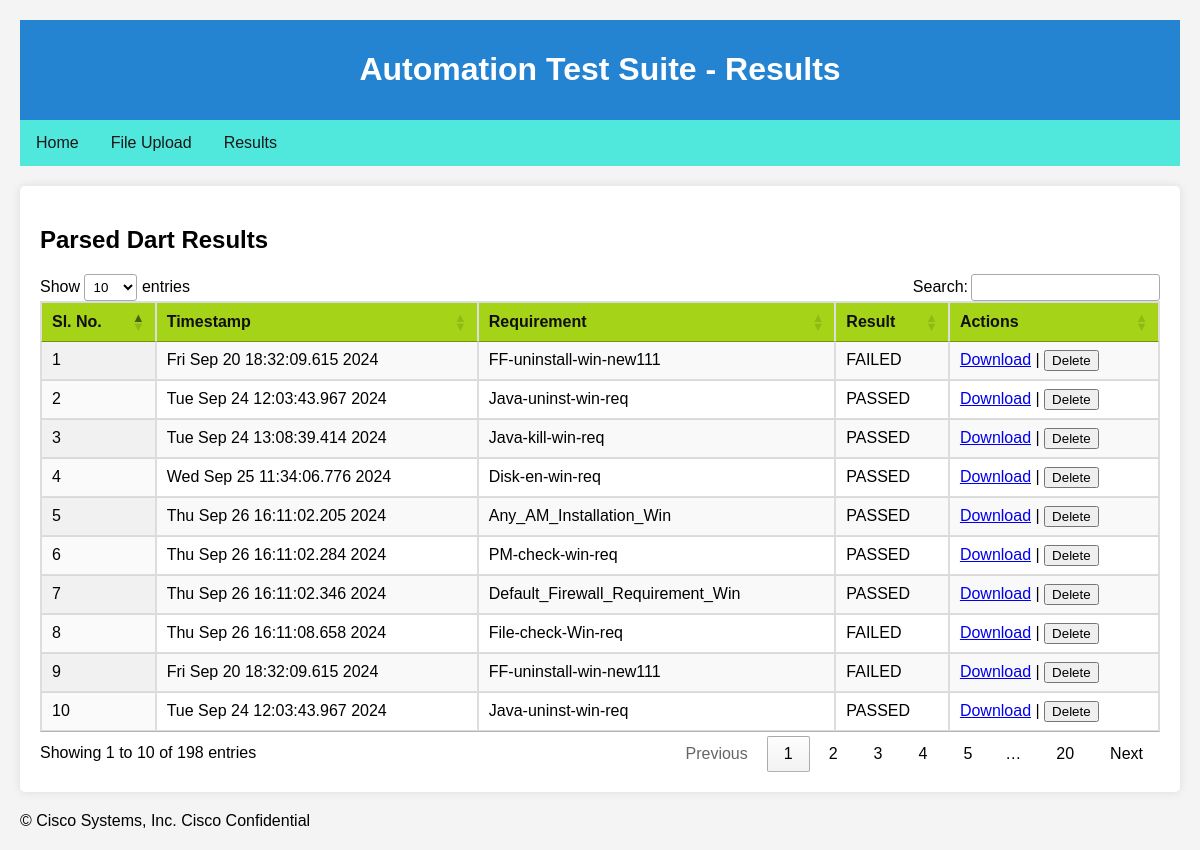
The app's page /results with its own data.
### app111.py (models this page shows, shortened)
class ParsedEntry(db.Model):
    id = db.Column(db.Integer, primary_key=True)
    timestamp = db.Column(db.String(100), nullable=False)
    requirement = db.Column(db.String(300), nullable=False)
    result = db.Column(db.String(50), nullable=False)

### app111.py (the view)
@app.route('/results')
def results():
    entries = ParsedEntry.query.order_by(ParsedEntry.id.desc()).all()
    print(f"Number of entries passed to template: {len(entries)}")  # Debugging
    return render_template('results.html', entries=entries)

### templates/results.html (shortened to what this page needs)
<!DOCTYPE html>
<html lang="en">
<head>
    <link rel="stylesheet" type="text/css" href="{{ url_for('static', filename='css/style.css') }}">
    <link rel="stylesheet" type="text/css" href="https://cdn.datatables.net/1.11.5/css/jquery.dataTables.css">
</head>
<body data-page="results-section">
<header>
    <h1>Automation Test Suite - Results</h1>
</header>
<nav>
    <ul>
        <li><a href="{{ url_for('index') }}">Home</a></li>
        <li><a href="{{ url_for('index') }}">File Upload</a></li>
        <li><a href="{{ url_for('results') }}">Results</a></li>
    </ul>
</nav>
<section id="results-section" class="section-content">
    <h2>Parsed Dart Results</h2>
    <table id="resultsTable" class="display">
        <thead>
            <tr>
                <th>Sl. No.</th>
                <th>Timestamp</th>
                <th>Requirement</th>
                <th>Result</th>
                <th>Actions</th>
            </tr>
        </thead>
        <tbody>
            {% for entry in entries %}
            <tr>
                <td>{{ loop.index }}</td>
                <td>{{ entry.timestamp }}</td>
                <td>{{ entry.requirement }}</td>
                <td>{{ entry.result }}</td>
                <td>
                    <a href="{{ url_for('download_file', entry_id=entry.id) }}">Download</a> |
                    <form action="{{ url_for('delete_entry', entry_id=entry.id) }}" method="POST" style="display:inline;">
                        <button type="submit" onclick="return confirm('Are you sure you want to delete this entry?');">Delete</button>
                    </form>
                </td>
            </tr>
            {% endfor %}
        </tbody>
    </table>
</section>
<footer>
    <p>&copy; Cisco Systems, Inc. Cisco Confidential</p>
</footer>
</body>
</html>

### static/css/style.css (style rules this page uses)
body { font-family: Arial, sans-serif; margin: 20px; background-color: #f4f4f4; }
header { background-color: #2484d2; color: white; padding: 10px 0; text-align: center; }
section { margin: 20px 0; padding: 20px; background-color: white; border-radius: 5px; box-shadow: 0 0 10px rgba(0, 0, 0, 0.1); }
table { width: 50%; border-collapse: collapse; margin-top: 20px; }
table, th, td { border: 1px solid #ddd; }
th, td { padding: 12px; text-align: left; }
th { background-color: #a4d317; color: rgb(17, 15, 15); }
nav { background-color: #50e7dd; overflow: hidden; }
nav ul { list-style-type: none; margin: 0; padding: 0; }
nav ul li { float: left; }
nav ul li a { display: block; color: rgb(26, 24, 24); text-align: center; padding: 14px 16px; text-decoration: none; }

### records on screen
ParsedEntry: timestamp "Fri Sep 20 18:32:09.615 2024", requirement "FF-uninstall-win-new111", result "FAILED"
ParsedEntry: timestamp "Tue Sep 24 12:03:43.967 2024", requirement "Java-uninst-win-req", result "PASSED"
ParsedEntry: timestamp "Tue Sep 24 13:08:39.414 2024", requirement "Java-kill-win-req", result "PASSED"
ParsedEntry: timestamp "Wed Sep 25 11:34:06.776 2024", requirement "Disk-en-win-req", result "PASSED"
ParsedEntry: timestamp "Thu Sep 26 16:11:02.205 2024", requirement "Any_AM_Installation_Win", result "PASSED"
ParsedEntry: timestamp "Thu Sep 26 16:11:02.284 2024", requirement "PM-check-win-req", result "PASSED"
ParsedEntry: timestamp "Thu Sep 26 16:11:02.346 2024", requirement "Default_Firewall_Requirement_Win", result "PASSED"
ParsedEntry: timestamp "Thu Sep 26 16:11:08.658 2024", requirement "File-check-Win-req", result "FAILED"
ParsedEntry: timestamp "Fri Sep 20 18:32:09.615 2024", requirement "FF-uninstall-win-new111", result "FAILED"
ParsedEntry: timestamp "Tue Sep 24 12:03:43.967 2024", requirement "Java-uninst-win-req", result "PASSED"
